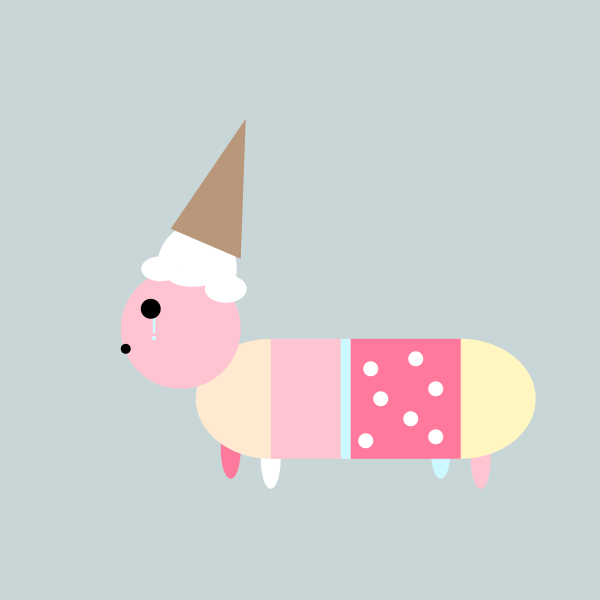
Frame 1 (no input)
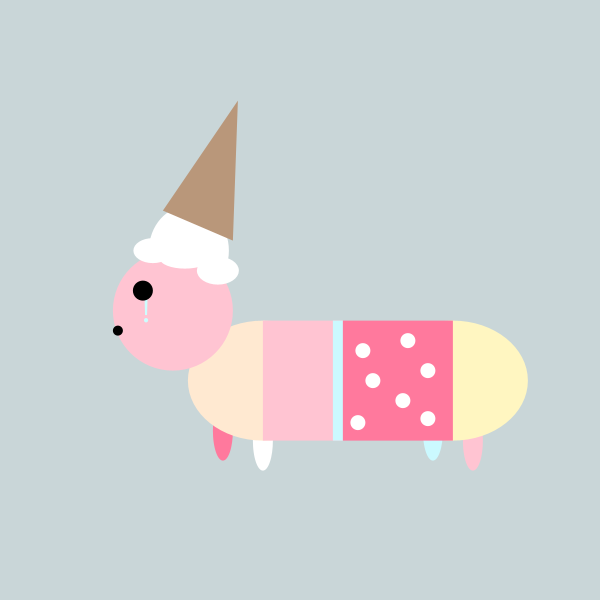
Frame 60 (the mouse pressed at the canvas centre just before this capture)
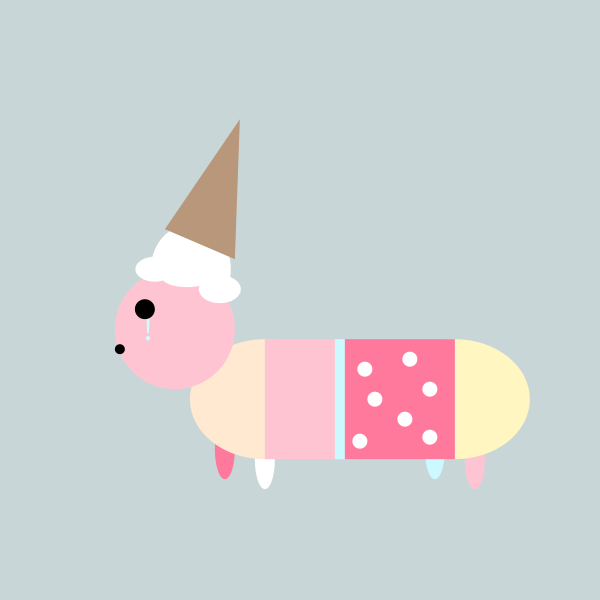
Frame 120 (the mouse held since frame 60 and released just before this capture)

The Processing sketch that drew these frames (run headless with seeded random() and noise(); from frame 60 on, the mouse is pressed at the canvas centre):

// Processing sketch: processing_138516
// ── processing_138516.pde

//Credits: t.m.s. (OpenProcessing) 
//Used modified verion of their "rain code" 
class SpinDog {
  
  float speed = 2.5;
  float x;
  float y;
  
  
  SpinDog(float tempX, float tempY){
    x=tempX;
    y=tempY;
   

  }
  
  void move(){
    x+= random(-speed, speed);
    y+= random(-speed, speed);
  }
  
  void display() {  
 int p= 255;
 int n= 196;
 int k= 210;
 int a= 15;
 translate(x,y);
   
//HAT
fill(255);
ellipse(136,170,80,90);

//Tail
//fill(p,n,k);
//arc(560, 290, 210, 120, PI, PI+QUARTER_PI, CHORD);
 
//LEGS
fill(255);
ellipse(210,360,20,60);
fill(255,121,157);
ellipse(170,350,20,60);
fill(p,n,k);
ellipse(420,360,20,60);
fill(203,249,255);
ellipse(380,350,20,60);
 
//BODY
fill(255,233,209);
ellipse(210,300,150,120);
fill(255,246,193);
ellipse(400,300,150,120);
fill(p,n,k);
rect(210,240,80,120);
fill(203,249,255);
rect(280,240,10,120);
fill(255,121,157);
rect(290,240,110,120);

 
//FACE
fill(p,n,k);
ellipse(120,230,120,120);

//Tear
fill(205,254,255);
textSize(35);
text("!", 88, 241);
 
//EAR
//fill(255,233,209);
//arc(140, 220, 60, 120, 0, PI+QUARTER_PI, CHORD);
 
//EYE
fill(0);
ellipse(90,210,20,20);
 
//NOSE
ellipse(65,250,10,10);
 
//Spots
fill(255);
ellipse(310,270,a,a);
ellipse(375,290,a,a);
ellipse(305,342,a,a);
ellipse(350,320,a,a);
ellipse(375,338,a,a);
ellipse(320,300,a,a);
ellipse(355,260,a,a);
 
//Hat Front
fill(255);
ellipse(165,190,42,28);
ellipse(100,170,39,25);
ellipse(132,178,50,20);
 
//CONE
fill(185,151,122);
triangle(110,130,185,20,180,160);
  }
}




SpinDog dog;

void setup(){
  size(600,600);
  smooth();
  noStroke();
  
  dog = new SpinDog(60, 100);
  
}

void draw(){
  background(201,214,216);
  //snow
  /*for (int i = 0; i < 10; i++) {
  int theX = int(random(width));
  int theY = int(random(height));
  fill(255);
 
  int random = (int)random(2);
  String snow = (random == 0)? "*" : "+";
 
  text(snow, theX, theY);
  }
  */
  
  dog.move();
  dog.display();
  

 
}



  
  
